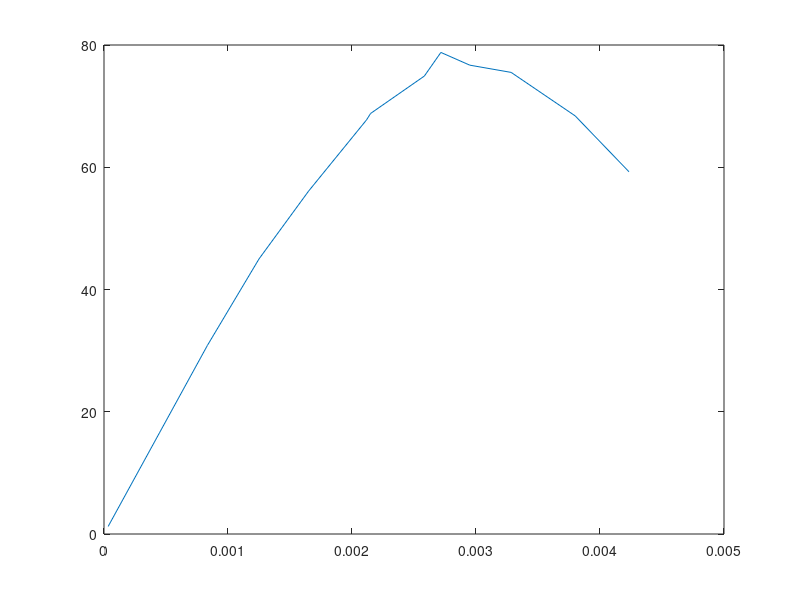

The MATLAB source for this figure:
% تعریف داده ها با تاکید موکد اینکه واحد ها SI هستد و داده های دیتاست ها هم
% دستی در اکسل SI شده اند
Density = 997 %kg/m^3
g = 9.81
Q = [0.004233418 0.003800076 0.003283399 0.002716721 0.002950059 0.002583385 0.002116709 0.002150043 0.001650033 0.001250025 0.00083335 0.000450009 0.000033334]   %m^3/s
P_suction = [-8000 -7000 -5000 -4000 -5000 -4000 -3000 -3000 -2000 -2000 -2000 -1000 -1000]
P_discharge = [6000 11000 18000 25000 21000 25000 29000 29000 32000 34000 35000 36000 36000]
delta_P = P_discharge - P_suction
% تعریف فرمول هد پمپ
H = (delta_P) ./ ((Density).*(g))
% تعریف فرمول توان هیدرولیکی
P_hyd = Density .* g .* Q .* H
% مثل نمودار هد- دبی برای اینجا هم باید سورت کنیم فراخوانی دبی رو از دیتاست
[Q_sorted, idx] = sort(Q)
P_sorted = P_hyd(idx)
% رسم نمودار
plot(Q_sorted,P_sorted)